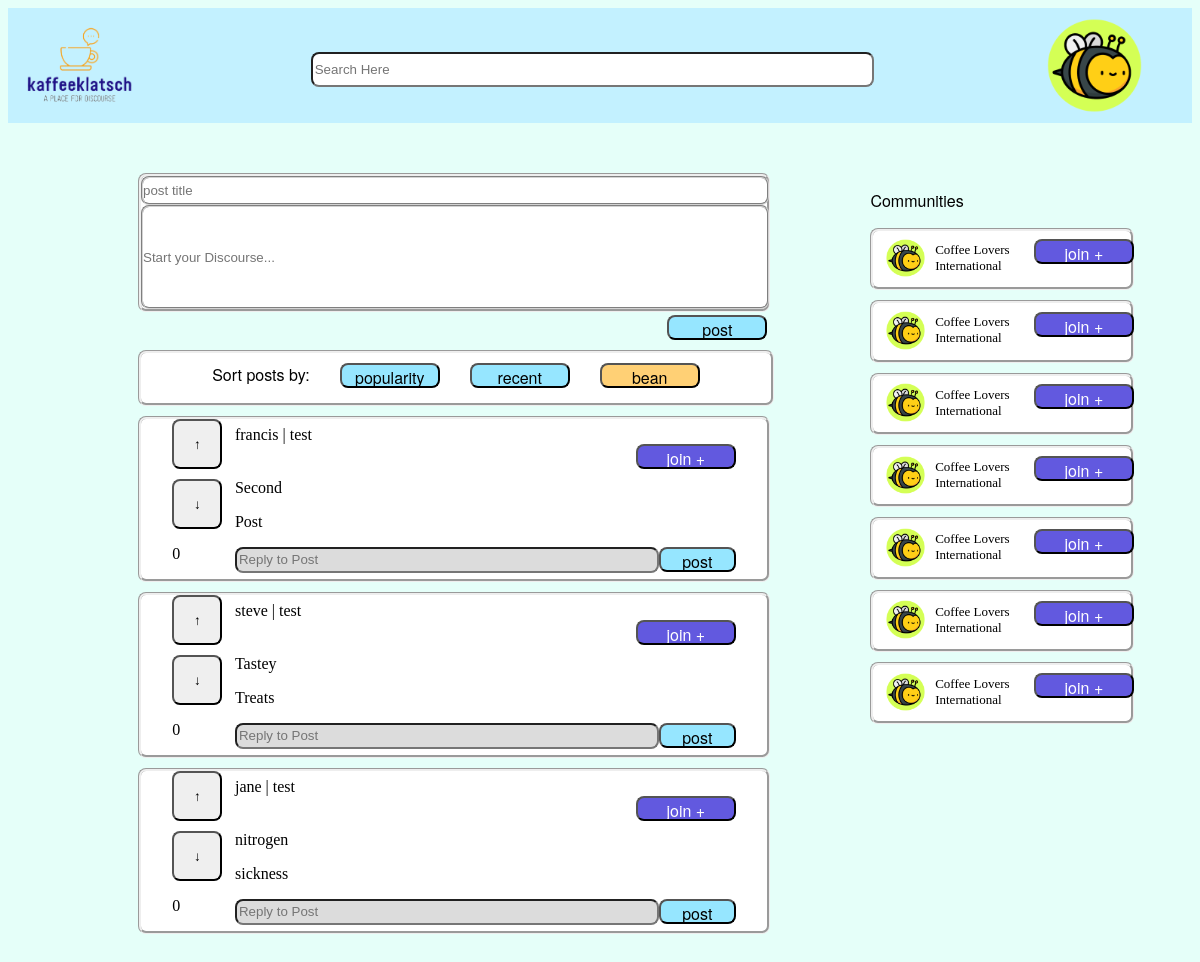
Page /feed (signed in) on the committed database.
### kaffeeklatsch/models/models.py (models this page shows, shortened)
class Post(db.Model):
    title = db.Column(db.Text, nullable=False)
    content = db.Column(db.Text, nullable=False)
    posting_user = db.Column(db.Text, db.ForeignKey('user_access.username'), nullable=False)
    posted_date = db.Column(db.DateTime, nullable=False)
    community = db.Column(db.Text, nullable=False)
    UUID = db.Column(db.Integer, nullable=False, primary_key=True, unique=True)
    tally = db.Column(db.Integer, nullable=False)

class Community(db.Model):
    community_id = db.Column(db.Integer, nullable=False, primary_key=True)
    community_name = db.Column(db.Text, nullable=False)
    community_tagline = db.Column(db.Text, nullable=True)
    community_content = db.Column(db.Text, nullable=True)

### kaffeeklatsch/routes.py (the view)
@app.route('/feed', methods=['GET', 'POST'])
def feed():
    if (current_user.is_authenticated == False):
      return redirect(url_for('login'))
    sortPostForm = SortPostForm()
    replyForm = ReplyForm()
    makePostForm = MakePostForm()
    communityPainForm = CommunityPainForm()
    communityInfo = Community.query.filter_by(community_id=2).first()
    posts = Post.query.all()
    postHandler = PostHandler()
    replyHandler = ReplyHandler()
    if makePostForm.validate_on_submit():
      print("form input is validated")
      inputTitle = request.form['postTitle']
      inputContent = request.form['postContent']
      inputUsername = current_user.username
      inputCommunity = "Test Community" # Will need to be updated with ability to pull relevant community
      postHandler.post(inputTitle, inputContent, inputUsername, inputCommunity)
      return redirect(url_for('feed'))
    else:
      print("you're stuff still isnt workin (post)")
    if replyForm.validate_on_submit():
      print("Reply form input is validated")
      inputContent = request.form['replyContent']
      inputUsername = current_user.username
      retrievedPostId = int(request.form['index'])
      originalPostFilter = filter(lambda post: post.UUID == retrievedPostId, posts)
      originalPostList = list(originalPostFilter)
      originalPost = originalPostList.pop()
      print(f'original post id: ', retrievedPostId)
      print(f'original post: ', originalPost)
      inputOriginalPostID = retrievedPostId
      replyHandler.reply(inputOriginalPostID, inputContent, inputUsername)
      return redirect(url_for('feed'))
    else:
      print("reply you're stuff still isnt workin (reply)")
    return render_template('feed.html', makePostForm=makePostForm, sortPostForm=sortPostForm, replyForm=replyForm, communityPainForm=communityPainForm, communityInfo=communityInfo, posts=posts)

### kaffeeklatsch/forms/SortPostForm.py
class SortPostForm(FlaskForm):
    popularity = SubmitField('popularity')
    recent = SubmitField('recent')
    bean = SubmitField('bean')

### kaffeeklatsch/forms/ReplyForm.py
class ReplyForm(FlaskForm):
    post = SubmitField('post')
    join = SubmitField('join +')
    replyContent = StringField('reply', validators=[DataRequired(), Length(min=1, max=250)], render_kw={"placeholder": "Reply to Post"})
    upArrow = SubmitField('↑')
    downArrow = SubmitField('↓')

### kaffeeklatsch/models/models.py (called while the page is built)
@login_manager.user_loader
def load_user(username):
    return User.query.get(username)

### kaffeeklatsch/templates/feed.html
{% extends 'base.html' %}
{% import 'make_post.html' as makePostTemplate %}
{% import 'sort_post.html' as sortPostTemplate %}
{% import 'post_reply.html' as post_reply %}
{% import 'random_component2.html'as rando_component2 %}
{% block addedCSS %}
<link rel="stylesheet" href="{{ url_for('static', filename='css/feed.css') }}" />
{% endblock %}
{% block search %}
<div class="search-container" id="search-container">
    <input id="search-input" type="search" id="form1" class="form-control" placeholder="Search Here"/>
</div>
{% endblock %}
{% block avatar %}
<a href="/profilepage"><img class="avatar" src="{{ url_for('static', filename='assets/imagefiles/Profile/bee_avatar.png') }}" /></a>
{% endblock %}
{% block body %}
<div class="page">
    <div class="content-view">
        <div class="post-pane">
            <div>
                {{ makePostTemplate.make_post(makePostForm) }}
                {{ sortPostTemplate.sort_post(sortPostForm) }}
            </div>
            {% for post in posts %}
                {{ post_reply.post_reply(replyForm, post) }}
            {% endfor %}
        </div>
        <div class="community-pain">
            <p class="community-label">Communities</p>
            {{ rando_component2.second_thing(communityInfo, communityPainForm) }}
            {{ rando_component2.second_thing(communityInfo, communityPainForm) }}
            {{ rando_component2.second_thing(communityInfo, communityPainForm) }}
            {{ rando_component2.second_thing(communityInfo, communityPainForm) }}
            {{ rando_component2.second_thing(communityInfo, communityPainForm) }}
            {{ rando_component2.second_thing(communityInfo, communityPainForm) }}
            {{ rando_component2.second_thing(communityInfo, communityPainForm) }}
        </div>
    </div>
</div>
{% endblock %}

### kaffeeklatsch/templates/post_reply.html
{% macro post_reply(replyForm, postObject) %}
{% import 'post.html' as replyTemplate %}
<div>
    {{ replyTemplate.post(replyForm, postObject) }}
</div>
{% endmacro %}

### kaffeeklatsch/templates/post.html (shortened to what this page needs)
{% macro post(replyForm, postObject) %}
<link rel="stylesheet" href="{{ url_for('static', filename='css/post.css') }}" />
<div class="post-wrapper">
    <div class="vote-panel">
        {{ replyForm.upArrow(class="vote-button button") }}
        {{ replyForm.downArrow(class="vote-button button") }}
        <p class="post-tally">{{ postObject.tally }}</p>
    </div>
    <div class="post-panel">
        <div class="post-panel__top-line">
            <span class="owner-name">{{ postObject.posting_user }}</span> | <span class="community-content">{{ postObject.community }}</span>
            {{ replyForm.join(class="button-style-a post-panel__join-button") }}
        </div>
        <div class="post-panel__title-line">
            <span class="post-title">{{ postObject.title }}</span>
        </div>
        <div class="post-panel__post-content">
            <p class="post-content">{{ postObject.content }}</p>
        </div>
        <form action="" method="POST">
            <div class="post-panel__reply-line">
                {{ replyForm.replyContent(class="reply-content") }}
                {{ replyForm.post(class="button-style-b make-button") }}
            </div>
        </form>
    </div>
</div>
{% endmacro %}

### kaffeeklatsch/templates/community_pain.html
{% macro community_pain(communityInfo, communityPainForm) %}
<link rel="stylesheet" href="{{ url_for('static', filename='css/community-pain.css') }}" />
<div class="community-pain-wrapper">
    <img class="avatar community-image" src="{{ url_for('static', filename='assets/imagefiles/Profile/bee_avatar.png') }}" >
    <span class="community-title">{{ communityInfo.community_name}}</span>
    <span>{{ communityPainForm.join(class="button-style-a community-button") }} </span>
</div>
{% endmacro %}

### kaffeeklatsch/static/css/globalstylesheet.css (style rules this page uses)
body { background-color: #E5FFF9 }
.avatar { height: 100%; float: right; margin-right: 50px; }
.page { margin: 0px; height: 100vh; padding-top: 50px; }
.button-style-a { width: 100px; height: 25px; top: 225px; border-radius: 8px; background-color: #6259df; font-family: "Helvetica Neue", "Arial", sans-serif; font-size: medium; color: white; }
.button-style-b { width: 100px; height: 25px; top: 225px; border-radius: 8px; background-color: #96E6FF; font-family: "Helvetica Neue", "Arial", sans-serif; font-size: medium; color: black; margin-left: 30px; }
.button-style-bean { width: 100px; height: 25px; top: 225px; border-radius: 8px; background-color: #FFD075; font-family: "Helvetica Neue", "Arial", sans-serif; font-size: medium; color: black; margin-left: 30px; }

### kaffeeklatsch/static/css/forms.css (style rules this page uses)
input { margin-bottom: 10px; border-radius: 8px; height: 25px; width: 230px; }

### kaffeeklatsch/static/css/feed.css (style rules this page uses)
.content-view { display: flex; }
.post-pane { display: inline-block; width: 60%; }
.community-pain { display: inline-block; background-color: #E5FFF9; margin-left: 100px; width: 25%; height: 500px; }
#search-container { display: inline-block; text-align: center; width: 60%; height: 80%; padding-top: 10px; }
#search-input { background-color: white; width: 80%; height: 45%; }
.community-label { font-family: "Helvetica Neue", "Arial", sans-serif; font-size: medium; }

### kaffeeklatsch/static/css/sort_post.css (style rules this page uses)
#postContent { left: 10px; }

### kaffeeklatsch/static/css/make_post.css (style rules this page uses)
.make-post-wrapper .post-title { display: block; width: 99.6%; border-style: groove; border-color: lightgrey; margin: 0; padding: 0; }
.make-post-wrapper .post-content { display: block; width: 99.6%; border-style: groove; border-color: lightgrey; margin: 0; padding: 0; height: 100px; }
.make-post-wrapper .make-button { float: right; margin-top: 1%; }

### kaffeeklatsch/static/css/post.css (style rules this page uses)
.post-wrapper { background-color: white; border-style: groove; border-radius: 8px; display: flex; justify-content: center; align-items: center; margin-bottom: 10px; }
.post-wrapper .vote-panel input { width: 50px; height: 50px; }
.post-wrapper .vote-panel { align-items: center; display: inline-block; width: 10%; }
.post-wrapper .vote-panel .vote-button { display: block; }
.post-wrapper .post-panel { display: inline-block; width: 80%; background-color: white; }
.post-panel .post-panel__reply-line { display: flex; justify-content: center; align-items: center; }
.post-panel .post-panel__join-button { margin-left: 80%; }
.post-wrapper .post-panel #replyContent { width: 500px; margin: auto; }
.post-wrapper .post-panel #post { width: 90px; margin: auto; }
.post-panel__top-line { background-color: white; }
#replyContent { width: 80%; height: 20px; top: 470px; left: 150px; background-color: gainsboro; }

### kaffeeklatsch/static/css/community-pain.css (style rules this page uses)
.community-pain-wrapper { background-color: white; display: inline-flex; border-radius: 8px; border-style: groove; align-items: center; font-size: small; padding-bottom: 10px; margin-bottom: 10px; }
.community-pain-wrapper .community-image { margin-left: 5%; margin-right: 2%; margin-top: 3%; height: 15%; width: 15%; }
.community-pain-wrapper .community-title { margin-left: 2%; margin-top: 3%; }
.community-pain-wrapper .community-button { margin-top: 5%; margin-left: 3%; margin-right: 2%; }

### rows in the picture
Post: tally "0", posting_user "francis", community "test", title "Second", content "Post"
Post: tally "0", posting_user "steve", community "test", title "Tastey", content "Treats"
Post: tally "0", posting_user "jane", community "test", title "nitrogen", content "sickness"
Community: community_name "Coffee Lovers International Coffee Lovers International Coffee Lovers International Coffee Lovers International Coffee Lovers International Coffee Lovers International Coffee Lovers International"
